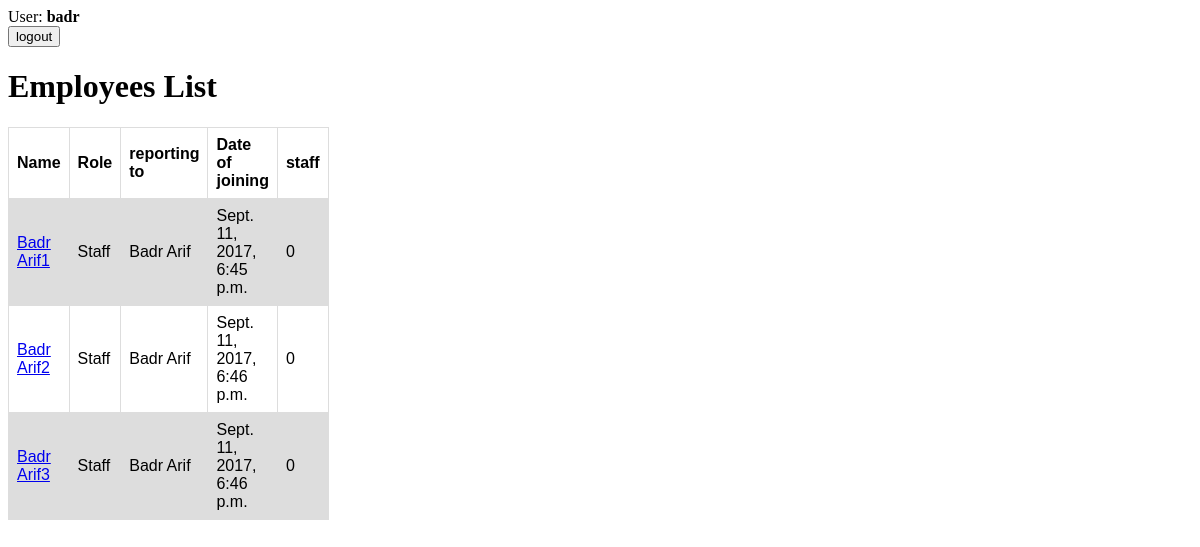
Screenshot of /appraisal/ (signed in) with the database file from the repository.
### appraisal/models.py (models this page shows, shortened)
class Employee(models.Model):
    user = models.OneToOneField(User, on_delete=models.CASCADE, null=True, blank=True)
    employee_type = (('mg', 'Manager'),
                     ('gm', 'General Manager'),
                     ('sf', 'Staff')
                     )
    name = models.CharField(max_length=40)
    type = models.CharField(max_length=2,
                            choices=employee_type,
                            default='sf')
    joined_date = models.DateTimeField('date joined', null=True, blank=True)
    is_active = models.BooleanField(default=True)
    reporting_to = models.ForeignKey("self", on_delete=models.CASCADE, null=True, blank=True)
    @property
    def all_reportee(self):
        return self.employee_set.all()

### appraisal/views.py (the view)
class Index(LoginRequiredMixin, generic.ListView):
    context_object_name = 'employee_list'
    template_name = 'appraisal/index.html'
    def get_queryset(self):
        try:
            return self.request.user.employee.all_reportee
        except:
            return {}

### appraisal/templatetags/my_tags.py (called while the page is built)
@register.inclusion_tag('logged_in/user.html')
def logged_in_user(user, takes_context=True):
    return {'employee': user}

### appraisal/templates/appraisal/index.html (shortened to what this page needs)
<!DOCTYPE html>
{% load static %}
<link rel="stylesheet" type="text/css" href="{% static 'appraisal/style.css' %}" />
<html lang="en">
<head>
</head>
<body>
{% load my_tags %}
{% logged_in_user user%}
{% include "appraisal/logout_button_html.html" %}
<h1> Employees List </h1>
{% if employee_list %}
 <table>
  <tr>
      <th>Name</th>
      <th>Role</th>
      <th>reporting to</th>
      <th>Date of joining </th>
      <th>staff</th>
  </tr>
    {% for employee in employee_list %}
          <tr>
          <td><a href="{% url 'appraisal:detail' employee.id %}">{{ employee.name }} </a></td>
          <td>{{ employee.get_type_display }}</td>
          <td>{{ employee.reporting_to.name }}</td>
          <td>{{ employee.joined_date }}</td>
          <td>{{ employee.employee_set.count }}</td>
          </tr>
     {% endfor %}
</table>
{% else %}
    <p>No Employees Added.</p>
{% endif %}
</body>
</html>

### appraisal/templates/logged_in/user.html (shortened to what this page needs)
<!DOCTYPE html>
<html lang="en">
<head>
</head>
<body>
<div>User: <b>{{ employee }}</b></div>
</body>
</html>

### appraisal/templates/appraisal/logout_button_html.html (shortened to what this page needs)
<!DOCTYPE html>
<html lang="en">
<head>
</head>
<body>
<form action="{% url 'appraisal:logout' %}">
    <input type="submit" value="logout" />
</form>
</body>
</html>

### appraisal/static/appraisal/style.css (style rules this page uses)
table { font-family: arial, sans-serif; border-collapse: collapse; width: 25%; }
td, th { border: 1px solid #dddddd; text-align: left; padding: 8px; }
tr:nth-child(even) { background-color: #dddddd; }

### rows the page displays
Employee: name "Badr Arif1", type "Staff", reporting_to.name "Badr Arif", joined_date "Sept. 11, 2017, 6:45 p.m.", employee_set.count "0"
Employee: name "Badr Arif2", type "Staff", reporting_to.name "Badr Arif", joined_date "Sept. 11, 2017, 6:46 p.m.", employee_set.count "0"
Employee: name "Badr Arif3", type "Staff", reporting_to.name "Badr Arif", joined_date "Sept. 11, 2017, 6:46 p.m.", employee_set.count "0"

### other values shown
{{ employee }} "badr"
